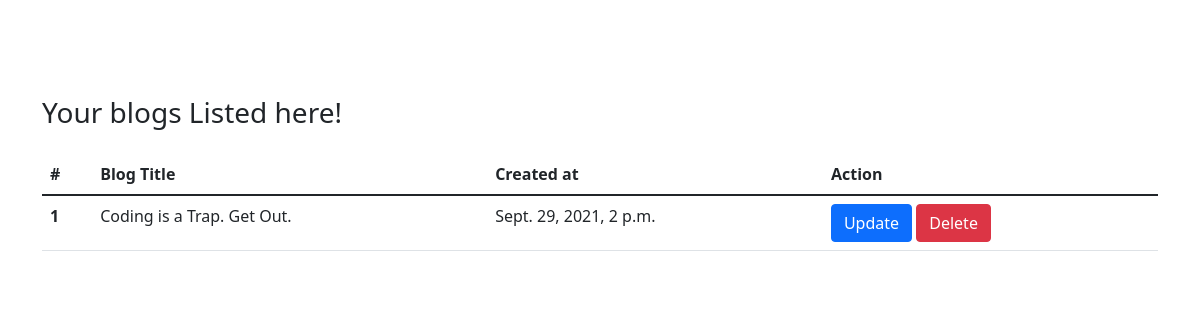
/see-blog/ (signed in), run on the app's committed database.
### home/models.py (models this page shows, shortened)
class BlogModel(models.Model):
    title=models.CharField(max_length=1000)
    content= FroalaField()
    user=models.ForeignKey(User, blank=True,null=True,on_delete=models.CASCADE)
    slug=models.SlugField(max_length=1000, null=True , blank=True)
    image=models.ImageField(upload_to='blog')
    created_at=models.DateTimeField(auto_now_add=True)
    updated_at=models.DateTimeField(auto_now=True)
    def __str__(self):
        return self.title

### home/views.py (the view)
# urls.py: path("see-blog/" , see_blog , name="see_blog"),
def see_blog(request):
    context = {}
    try:
        blog_objs = BlogModel.objects.filter(user = request.user)
        context['blog_objs'] =  blog_objs
    except Exception as e:
        print(e)
    print(context)
    return render(request , 'see_blog.html' ,context)

### home/templates/see_blog.html (shortened to what this page needs)
<!DOCTYPE html>
<html lang="en">
<head>
    <link href="https://cdn.jsdelivr.net/npm/bootstrap@5.1.1/dist/css/bootstrap.min.css" rel="stylesheet">
</head>
<body>
    <section>
        <div class="container my-5 py-5">
            <h3 class="mb-4">Your blogs Listed here!</h3>
            <table class="table table-hover">
                <thead>
                    <tr>
                        <th scope="col">#</th>
                        <th scope="col">Blog Title</th>
                        <th scope="col">Created at</th>
                        <th scope="col">Action</th>
                    </tr>
                </thead>
                <tbody>
                    {% for blog in blog_objs %}
                    <tr>
                        <th scope="row">{{forloop.counter}}</th>
                        <td>{{blog.title}}</td>
                        <td>{{blog.created_at}}</td>
                        <td>
                            <a href="{% url 'blog_update' blog.slug %}" class="btn btn-primary">Update</a>
                            <a href="{% url 'blog_delete' blog.id %}" class="btn btn-danger">Delete</a>
                        </td>
                    </tr>
                    {% endfor %}
                </tbody>
            </table>
    </section>
</body>
</html>

### data on the page
BlogModel: title "Coding is a Trap. Get Out.", created_at "Sept. 29, 2021, 2 p.m."
